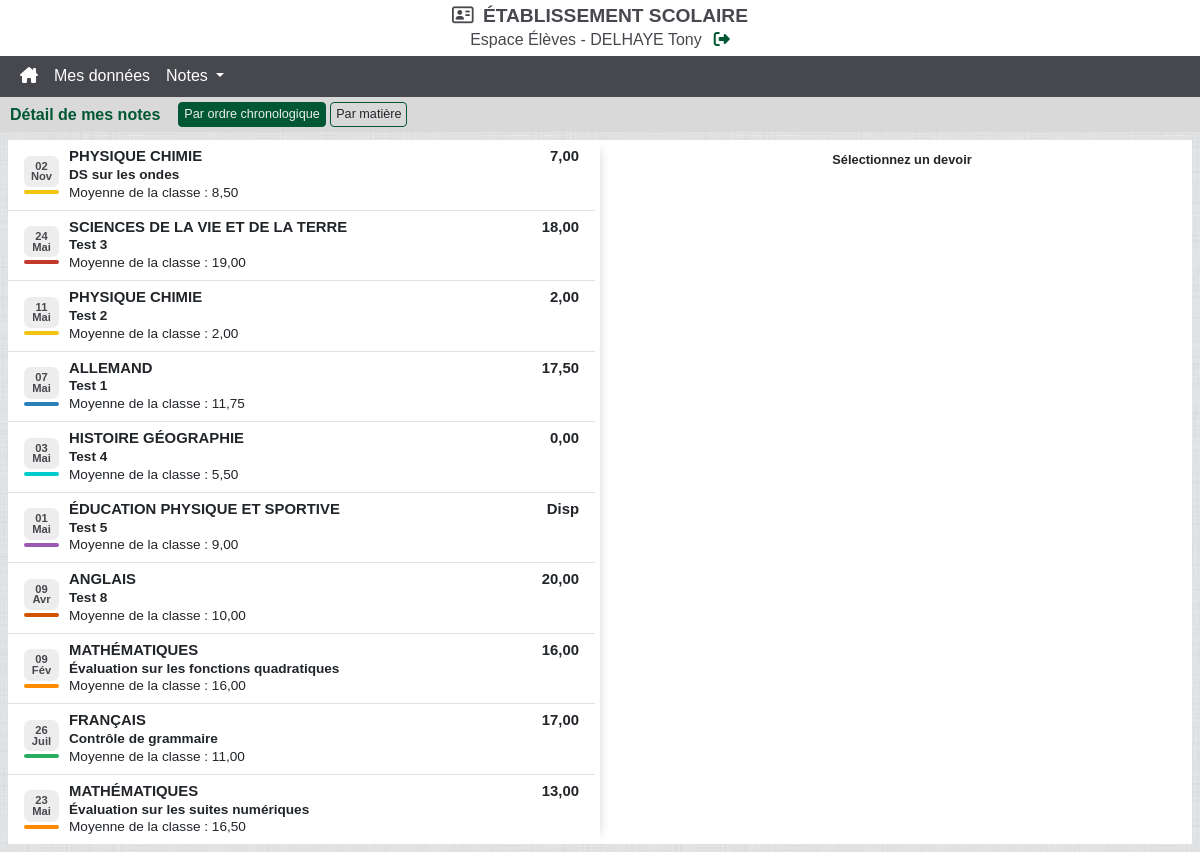
/old/notes.php (signed in), run on the app's committed database.
### tables this page shows
CREATE TABLE `Notes` (
  `idNote` int(11) NOT NULL PRIMARY KEY AUTO_INCREMENT,
  `idEleve` int(11) NOT NULL,
  `idControle` int(11) NOT NULL,
  `note` varchar(5) DEFAULT NULL
);

CREATE TABLE `Controles` (
  `idControle` int(11) NOT NULL PRIMARY KEY AUTO_INCREMENT,
  `idEnseignement` int(11) NOT NULL,
  `nomControle` varchar(255) NOT NULL,
  `coefficient` float NOT NULL,
  `dates` date NOT NULL
);

CREATE TABLE `Matiere` (
  `idMatiere` int(11) NOT NULL PRIMARY KEY AUTO_INCREMENT,
  `nom` varchar(255) NOT NULL,
  `description` varchar(255) NOT NULL
);

### old/notes.php (the view, shortened to what this page needs)
<?php
$listMatiere = [
    'Maths' => [1 => '#ff8c00', 2 => 'Mathématiques'],
    'Fran' => [1 => '#27ae60', 2 => 'Français'],
    'Ang' => [1 => '#d35400', 2 => 'Anglais'],
    'All' => [1 => '#2980b9', 2 => 'Allemand'],
    'PC' => [1 => '#f1c40f', 2 => 'Physique Chimie'],
    'SVT' => [1 => '#c0392b', 2 => 'Sciences de la vie et de la Terre'],
    'EPS' => [1 => '#9b59b6', 2 => 'Éducation physique et sportive'],
    'HG' => [1 => '#00cccc', 2 => 'Histoire Géographie'],
];
require 'assets/header.php';
if ($_SESSION['role'] == 'Eleve') {
    $IdEleve = $_SESSION['id'];
} elseif ($_SESSION['role'] == 'Parent') {
    $IdEleve = $_SESSION['idEleve'][$_GET['enfants']];
    $ClasseEleve = $_SESSION['classe'][$_GET['enfants']];
}
?>
<?php if ($_SESSION['role'] == 'Eleve' || $_SESSION['role'] == 'Parent'): ?>
    <div class="choice-bar d-flex align-items-center justify-content-between">
        <div class="d-flex align-items-center">
            <div class="choice-title">
                <?php if ($_SESSION['role'] == 'Eleve'): ?>
                    Détail de mes notes
                <?php elseif ($_SESSION['role'] == 'Parent'): ?>
                    Détail des notes
                <?php endif; ?>
            </div>
            <div class="dropdown d-inline ms-2">
                <form action="" method="POST">
                    <label class="btn btn-sm" for="chronologique"> Par ordre chronologique </label>
                    <label class="btn btn-sm" for="matiere"> Par matière </label>
                </form>
            </div>
        </div>
    </div>
    <?php if ($_SESSION['role'] == 'Eleve' || ($_SESSION['role'] == 'Parent' && isset($_GET['enfants']))): ?>
        <div class="listEleve table-responsive" style="overflow: hidden !important;">
            <div class="row align-items-center detail-notes">
                <div class="col">
                    <div class="column-notes" <?php if (isset($_POST['ordres']) && $_POST['ordres'] == 'matiere') {echo 'style="bottom: 90px;"';} ?>>
                        <ul class="list-group list-group-flush">
                            <?php if (!isset($_POST['ordres']) || $_POST['ordres'] == 'chronologique'): ?>
                                <?php
                                $queryControleEleve = "SELECT Notes.note, Controles.idControle, Controles.nomControle, Controles.dates, Matiere.description, Matiere.nom FROM Notes INNER JOIN Controles ON Notes.idControle = Controles.idControle INNER JOIN Enseignement ON Controles.idEnseignement = Enseignement.idEnseignement INNER JOIN Profs ON Enseignement.idProf = Profs.idProf INNER JOIN Matiere ON Profs.idMatiere = Matiere.idMatiere WHERE Notes.idEleve = " . $IdEleve . " AND Notes.note <> 'NULL' ORDER BY Controles.dates DESC;";
                                $reqControleEleve = mysqli_query($link,$queryControleEleve);
                                while ($idControleEleve = mysqli_fetch_array($reqControleEleve)): ?>
                                    <li class="list-group-item list-group-item-action form-check <?php if (isset($_POST['notes']) && $_POST['notes'] == $idControleEleve['idControle']) {echo 'notes-active';} ?>" style="margin-bottom:0; padding: 0;">
                                        <?php
                                        $queryControleMoyenne = "SELECT Notes.note, Controles.coefficient FROM Notes INNER JOIN Controles ON Notes.idControle = Controles.idControle WHERE Notes.idControle = " . $idControleEleve['idControle'] . ";";
                                        $reqControleMoyenne = mysqli_query($link,$queryControleMoyenne);
                                        $sommeNote = $sommeNoteNbre = NULL;
                                        while ($idControleMoyenne = mysqli_fetch_array($reqControleMoyenne)) {
                                            if ($idControleMoyenne['note'] != 'Abs' && $idControleMoyenne['note'] != 'N.Not' && $idControleMoyenne['note'] != 'Disp') {
                                                $sommeNote += (float)$idControleMoyenne['note'];
                                                $sommeNoteNbre++;
                                            }
                                        }
                                        ?>
                                        <form action="<?= '#idNote' . $idControleEleve['idControle'] ?>" method="POST">
                                            <label <?= 'for="note' . $idControleEleve['idControle'] . '"'?> class="d-flex" id="<?= 'idNote' . $idControleEleve['idControle'] ?>">
                                                <div class="column-notes-dates">
                                                    <div class="date-notes">
                                                        <?php
                                                        $date = explode('|', date_format(date_create($idControleEleve['dates']), 'd|n'));
                                                        echo $date[0] . ' ' . $month[$date[1]-1][1];
                                                        ?>
                                                    </div>
                                                    <div class="after-date-notes" style="background-color: <?= $listMatiere[$idControleEleve['nom']][1] ?>;"></div>
                                                </div>
                                                <div class="descriptif-notes">
                                                    <div class="d-flex w-100 justify-content-between">
                                                        <span class="descriptif-notes-matiere"> <?= $idControleEleve['description'] ?> </span>
                                                        <span class="descriptif-notes-de-la-matiere"> <?php if ($idControleEleve['note'] != 'Abs' && $idControleEleve['note'] != 'N.Not' && $idControleEleve['note'] != 'Disp') {echo number_format((float)$idControleEleve['note'], 2, ',', ' ');} else {echo $idControleEleve['note'];} ?> </span>
                                                    </div>
                                                    <span class="descriptif-notes-name-controle"> <?= $idControleEleve['nomControle'] ?> </span> <br>
                                                    <span class="descriptif-notes-moyenne">Moyenne de la classe : <?php if (gettype($sommeNote) != 'NULL') {echo number_format($sommeNote / $sommeNoteNbre, 2, ',', ' ');} else {echo 'N.Not';} ?> </span>
                                                </div>
                                            </label>
                                        </form>
                                    </li>
                                <?php endwhile; ?>
                            <?php endif; ?>
                        </ul>
                    </div>
                </div>
                <div class="col">
                    <div class="column-note">
                        <?php if (isset($_POST['notes']) || isset($_POST['notesM'])): ?>
                            <?php
                            if (isset($_POST['notesM'])) {$_POST['notes'] = $_POST['notesM'];}
                            $queryNoteEleve = "SELECT Notes.note, Controles.idControle, Controles.nomControle, Controles.dates, Matiere.nom, Matiere.description FROM Notes INNER JOIN Controles ON Notes.idControle = Controles.idControle INNER JOIN Enseignement ON Controles.idEnseignement = Enseignement.idEnseignement INNER JOIN Profs ON Enseignement.idProf = Profs.idProf INNER JOIN Matiere ON Profs.idMatiere = Matiere.idMatiere WHERE Notes.idControle = " . $_POST['notes'] . " AND Notes.idEleve = " . $IdEleve . " AND Notes.note <> 'NULL';";
                            $reqNoteEleve = mysqli_query($link,$queryNoteEleve);
                            while ($idNoteEleve = mysqli_fetch_array($reqNoteEleve)): ?>
                                <div class="d-flex pb-3">
                                    <div class="column-note-icon"> <span class="logo-note"> &#8530; </span> </div>
                                    <div class="titre-de-la-note">
                                        <span class="descriptif-notes-matiere"> <?= $idNoteEleve['description'] ?> </span> <br>
                                        <span class="descriptif-notes-name-controle"> <?= $idNoteEleve['nomControle'] ?> </span> <br>
                                        <span class="descriptif-notes-moyenne">
                                            Note du
                                            <?php
                                                $date = explode('|', date_format(date_create($idNoteEleve['dates']), 'd|n|Y'));
                                                echo $date[0] . ' ' . $month[$date[1]-1][0] . ' ' . $date[2];
                                            ?>
                                        </span>
                                    </div>
                                </div>
                                <div class="description-de-la-note">
                                    <div class="description-note">
                                        <span class="notes-eleves"> Note élève : </span>
                                        <span class="notes-eleves"> <?php if (gettype($idNoteEleve['note']) != 'NULL' && $idNoteEleve['note'] != 'Abs' && $idNoteEleve['note'] != 'N.Not' && $idNoteEleve['note'] != 'Disp') {echo number_format((float)$idNoteEleve['note'], 2, ',', ' ');} elseif (gettype($idNoteEleve['note']) == 'NULL') {echo 'N.Not';} else {echo $idNoteEleve['note'];} ?> </span>
                                    </div>
                                    <?php
                                    $queryControleEleveMoyenne = "SELECT Notes.note, Controles.coefficient FROM Notes INNER JOIN Controles ON Notes.idControle = Controles.idControle WHERE Notes.idControle = " . $idNoteEleve['idControle'] . " AND Notes.note <> 'NULL' AND Notes.note <> 'Abs' AND Notes.note <> 'N.Not' AND Notes.note <> 'Disp';";
                                    $reqControleEleveMoyenne = mysqli_query($link,$queryControleEleveMoyenne);
                                    $sommeNote = $sommeNoteNbre = $notePlus = $noteMoins = NULL;
                                    while ($idControleEleveMoyenne = mysqli_fetch_array($reqControleEleveMoyenne)) {
                                        if (gettype($idControleEleveMoyenne['note']) != 'NULL' && $idControleEleveMoyenne['note'] != 'N.Not' && $idControleEleveMoyenne['note'] != 'Abs' && $idControleEleveMoyenne['note'] != 'Disp') {
                                            $sommeNote += (float)$idControleEleveMoyenne['note'];
                                            $sommeNoteNbre ++;
                                            $coefficient = $idControleEleveMoyenne['coefficient'];
                                            if (!isset($notePlus)) {
                                                $notePlus = (float)$idControleEleveMoyenne['note'];
                                            } elseif ($notePlus < (float)$idControleEleveMoyenne['note']) {
                                                $notePlus = (float)$idControleEleveMoyenne['note'];
                                            }
                                            if (!isset($noteMoins)) {
                                                $noteMoins = (float)$idControleEleveMoyenne['note'];
                                            } elseif ($noteMoins > (float)$idControleEleveMoyenne['note']) {
                                                $noteMoins = (float)$idControleEleveMoyenne['note'];
                                            }
                                        }
                                    }
                                    ?>
                                    <div class="description-note">
                                        <span class=""> Moyenne classe : </span> <?php if (gettype($sommeNote) != 'NULL') {echo number_format($sommeNote / $sommeNoteNbre, 2, ',', ' ');} else {echo 'N.Not';} ?>
                                    </div>
                                    <div class="description-note">
                                        <span class=""> Note la plus haute : </span> <?= number_format($notePlus, 2, ',', ' ') ?>
                                    </div>
                                    <div class="description-note">
                                        <span class=""> Note la plus basse : </span> <?= number_format($noteMoins, 2, ',', ' ') ?>
                                    </div>
                                    <div class="description-note"> <span class=""> Coefficient : </span> <?= $coefficient ?> </div>
                                </div>
                            <?php endwhile; ?>
                        <?php else: ?>
                            <div class="bandeau-annonce" style="margin-top: -5px!important">Sélectionnez un devoir</div>
                        <?php endif ?>
                    </div>
                </div>
            </div>
        </div>
    <?php endif ?>
<?php endif ?>
<?php
require 'assets/footer.php';
?>

### old/assets/style.css (style rules this page uses)
:root { --main5: #46484d; --main4: #005734; --main3: #008655; --main2: #d9d9d9; --main1: #ededed; }
body { font-family: "Montserrat", Arial, Verdana, Geneva, Helvetica, sans-serif; }
.choice-bar { background-color: var(--main2)!important; padding: 5px 10px; }
.choice-title { font-weight: bold; color: var(--main4); padding-right: 10px; }
input[type="radio"]:checked + .btn { padding: 2px 5px!important; font-size: 0.79rem; border-color: var(--main4); background-color: var(--main4); color: var(--main1); }
input[type="radio"] + .btn, input[type="radio"] + .btn:hover { padding: 2px 5px!important; font-size: 0.79rem; border-color: var(--main4); }
.listEleve { margin: 8px; background-color: white; position: absolute!important; overflow: auto!important; inset: 0!important; top: 132px!important; }
.bandeau-annonce { font-weight: 800; text-align: center; font-size: 0.8rem; margin-top: 5px!important; }
.detail-notes .column-notes { position: absolute; inset: 0; right: 50%; padding-right: 5px!important; overflow-y: auto!important; box-shadow: 0.6rem 0.05rem 0.6rem -0.6rem rgba(0, 0, 0, 0.1607843137); }
.detail-notes .column-notes-dates { align-self: center; width: 35px; }
.detail-notes label { padding: 8px 16px!important; margin: 0; }
.detail-notes .date-notes { background-color: var(--main1); color: var(--main5); align-self: start; border-radius: 7px; font-size: 0.7rem; font-weight: 600; text-align: center; line-height: 0.95; padding: 5px 6px; text-align: center; }
.detail-notes .after-date-notes { margin-top: 3px; border-radius: 18px; height: 4px!important; }
.detail-notes .descriptif-notes { padding-left: 10px; line-height: 1.2; font-size: 0.93rem; min-width: calc(100% - 35px); }
.descriptif-notes-matiere { text-transform: uppercase; font-weight: 800; }
.descriptif-notes-de-la-matiere { font-weight: 800; }
.detail-notes .descriptif-notes-moyenne { font-size: 0.85rem; font-weight: 200; }
.detail-notes .descriptif-notes-name-controle { font-size: 0.85rem; font-weight: 700; }
.detail-notes .column-note { padding: 15px 10px!important; }

### data on the page
notes: idControle.dates "02", idControle.dates "Nov", matiere.description "PHYSIQUE CHIMIE", note "7,00", idControle.nomControle "DS sur les ondes", sommeNoteNbre "8,50"
notes: idControle.dates "24", idControle.dates "Mai", matiere.description "SCIENCES DE LA VIE ET DE LA TERRE", note "18,00", idControle.nomControle "Test 3", sommeNoteNbre "19,00"
notes: idControle.dates "11", idControle.dates "Mai", matiere.description "PHYSIQUE CHIMIE", note "2,00", idControle.nomControle "Test 2", sommeNoteNbre "2,00"
notes: idControle.dates "07", idControle.dates "Mai", matiere.description "ALLEMAND", note "17,50", idControle.nomControle "Test 1", sommeNoteNbre "11,75"
notes: idControle.dates "03", idControle.dates "Mai", matiere.description "HISTOIRE GÉOGRAPHIE", note "0,00", idControle.nomControle "Test 4", sommeNoteNbre "5,50"
notes: idControle.dates "01", idControle.dates "Mai", matiere.description "ÉDUCATION PHYSIQUE ET SPORTIVE", note "Disp", idControle.nomControle "Test 5", sommeNoteNbre "9,00"
notes: idControle.dates "09", idControle.dates "Avr", matiere.description "ANGLAIS", note "20,00", idControle.nomControle "Test 8", sommeNoteNbre "10,00"
notes: idControle.dates "09", idControle.dates "Fév", matiere.description "MATHÉMATIQUES", note "16,00", idControle.nomControle "Évaluation sur les fonctions quadratiques", sommeNoteNbre "16,00"
notes: idControle.dates "26", idControle.dates "Juil", matiere.description "FRANÇAIS", note "17,00", idControle.nomControle "Contrôle de grammaire", sommeNoteNbre "11,00"
notes: idControle.dates "23", idControle.dates "Mai", matiere.description "MATHÉMATIQUES", note "13,00", idControle.nomControle "Évaluation sur les suites numériques", sommeNoteNbre "16,50"

### other printed values
$role "Élèves"
$_SESSION['nom'] "DELHAYE"
$_SESSION['prenom'] "Tony"
